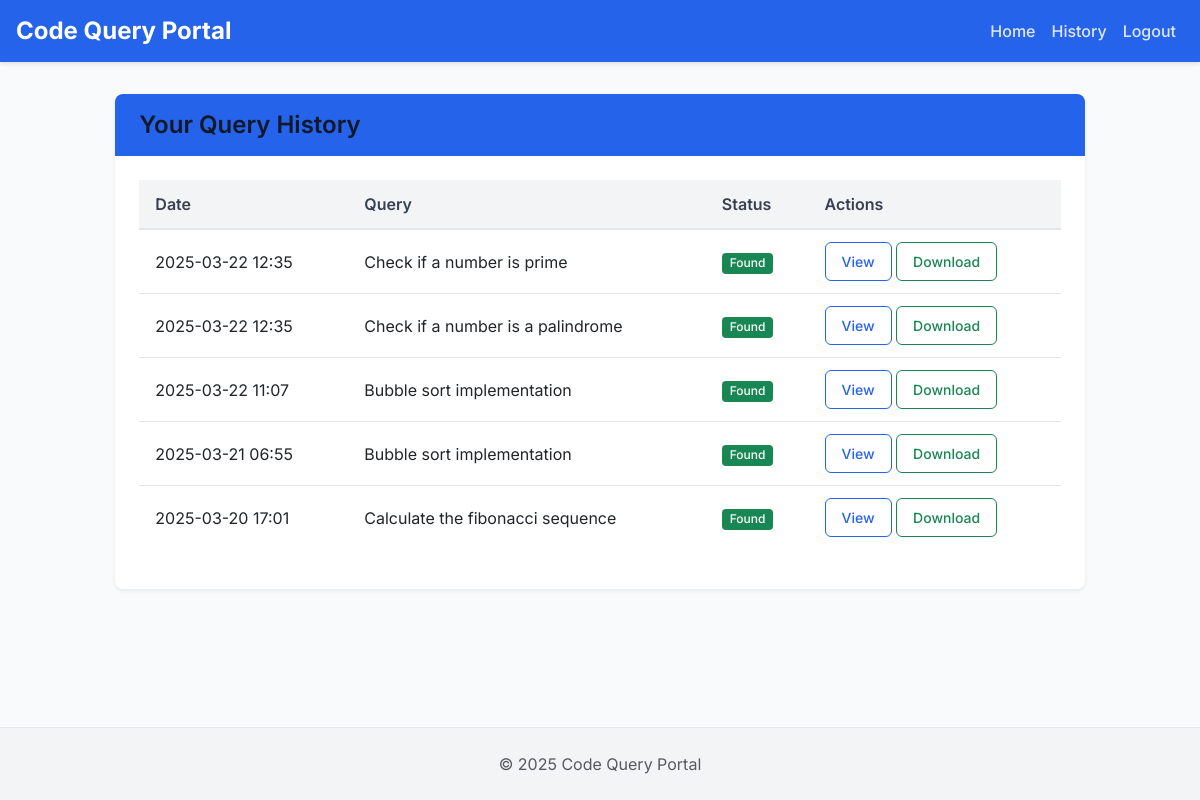
The page /history (signed in) on the database its author committed.
### app.py (models this page shows)
class Query(db.Model):
    id = db.Column(db.Integer, primary_key=True)
    user_id = db.Column(db.Integer, db.ForeignKey('user.id'), nullable=False)
    query_text = db.Column(db.Text, nullable=False)
    response = db.Column(db.Text, nullable=True)
    matched = db.Column(db.Boolean, default=False)
    timestamp = db.Column(db.DateTime, default=datetime.utcnow)

### app.py (the view)
@app.route('/history')
@login_required
def history():
    user_id = session['user_id']
    queries = Query.query.filter_by(user_id=user_id).order_by(Query.timestamp.desc()).all()
    return render_template('history.html', queries=queries)

### app.py (called while the page is built)
def login_required(f):
    @wraps(f)
    def decorated_function(*args, **kwargs):
        if 'user_id' not in session:
            return redirect(url_for('login'))
        return f(*args, **kwargs)
    return decorated_function

@app.context_processor
def inject_now():
    return {'now': datetime.now()}

### templates/history.html (shortened to what this page needs)
{% extends 'base.html' %}
{% block content %}
<div class="row justify-content-center">
    <div class="col-lg-10">
        <div class="card shadow-sm">
            <div class="card-header">
                <h4 class="mb-0">Your Query History</h4>
            </div>
            <div class="card-body">
                {% if queries %}
                <div class="table-responsive">
                    <table class="table table-hover">
                        <thead>
                            <tr>
                                <th>Date</th>
                                <th>Query</th>
                                <th>Status</th>
                                <th>Actions</th>
                            </tr>
                        </thead>
                        <tbody>
                            {% for query in queries %}
                            <tr>
                                <td>{{ query.timestamp.strftime('%Y-%m-%d %H:%M') }}</td>
                                <td>{{ query.query_text }}</td>
                                <td>
                                    {% if query.matched %}
                                    <span class="badge bg-success">Found</span>
                                    {% else %}
                                    <span class="badge bg-secondary">No Match</span>
                                    {% endif %}
                                </td>
                                <td>
                                    <button class="btn btn-sm btn-outline-primary view-response" data-bs-toggle="modal" data-bs-target="#responseModal" data-query="{{ query.query_text }}" data-response="{{ query.response }}">View</button>
                                    {% if query.matched %}
                                    <a href="{{ url_for('download_solution', query_id=query.id) }}" class="btn btn-sm btn-outline-success">Download</a>
                                    {% endif %}
                                </td>
                            </tr>
                            {% endfor %}
                        </tbody>
                    </table>
                </div>
                {% else %}
                <div class="alert alert-info">
                    <p class="mb-0">You haven't made any queries yet. Go to the <a href="{{ url_for('index') }}" class="alert-link">home page</a> to start querying!</p>
                </div>
                {% endif %}
            </div>
        </div>
    </div>
</div>
{% endblock %}

### templates/base.html (shortened to what this page needs)
<!DOCTYPE html>
<html lang="en">
<head>
    <link href="https://cdn.jsdelivr.net/npm/bootstrap@5.3.0-alpha1/dist/css/bootstrap.min.css" rel="stylesheet">
    <link rel="stylesheet" href="https://cdnjs.cloudflare.com/ajax/libs/highlight.js/11.7.0/styles/atom-one-dark.min.css">
    <link rel="stylesheet" href="{{ url_for('static', filename='css/style.css') }}">
</head>
<body>
    <nav class="navbar navbar-expand-lg navbar-dark">
        <div class="container">
            <a class="navbar-brand" href="{{ url_for('index') }}">Code Query Portal</a>
            <div class="collapse navbar-collapse" id="navbarNav">
                <ul class="navbar-nav ms-auto">
                    {% if 'user_id' in session %}
                    <li class="nav-item">
                        <a class="nav-link" href="{{ url_for('index') }}">Home</a>
                    </li>
                    <li class="nav-item">
                        <a class="nav-link" href="{{ url_for('history') }}">History</a>
                    </li>
                    <li class="nav-item">
                        <a class="nav-link" href="{{ url_for('logout') }}">Logout</a>
                    </li>
                    {% else %}
                    <li class="nav-item">
                        <a class="nav-link" href="{{ url_for('login') }}">Login</a>
                    </li>
                    {% endif %}
                </ul>
            </div>
        </div>
    </nav>
    <main class="main-content">
        <div class="container">
            {% block content %}{% endblock %}
        </div>
    </main>
    <footer class="footer text-center">
        <div class="container">
            <span class="text-muted">© {{ now.year }} Code Query Portal</span>
        </div>
    </footer>
</body>
</html>

### static/css/style.css (style rules this page uses)
:root { --primary: #2563eb; --primary-dark: #1d4ed8; --primary-light: #3b82f6; --secondary: #f97316; --secondary-dark: #ea580c; --gray-100: #f3f4f6; --gray-200: #e5e7eb; --gray-300: #d1d5db; --gray-400: #9ca3af; --gray-500: #6b7280; --gray-600: #4b5563; --gray-700: #374151; --gray-800: #1f2937; --gray-900: #111827; --success: #10b981; --danger: #ef4444; --warning: #f59e0b; --info: #3b82f6; }
body { font-family: 'Inter', -apple-system, BlinkMacSystemFont, 'Segoe UI', Roboto, Oxygen, Ubuntu, Cantarell, 'Open Sans', 'Helvetica Neue', sans-serif; background-color: #f9fafb; color: var(--gray-800); line-height: 1.5; min-height: 100vh; display: flex; flex-direction: column; }
h1, h2, h3, h4, h5, h6 { font-weight: 600; line-height: 1.25; margin-bottom: 0.5rem; color: var(--gray-900); }
.container { max-width: 1200px; width: 100%; padding: 0 1rem; margin: 0 auto; }
.main-content { flex: 1; padding: 2rem 0; }
.navbar { background-color: var(--primary); box-shadow: 0 2px 4px rgba(0, 0, 0, 0.1); }
.navbar-brand { font-size: 1.5rem; font-weight: 700; color: white !important; }
.nav-link { color: rgba(255, 255, 255, 0.85) !important; font-weight: 500; transition: color 0.2s; }
.card { border: none; border-radius: 0.5rem; box-shadow: 0 4px 6px -1px rgba(0, 0, 0, 0.1), 0 2px 4px -1px rgba(0, 0, 0, 0.06); overflow: hidden; transition: transform 0.2s, box-shadow 0.2s; }
.card-header { background-color: var(--primary); color: rgb(243, 238, 238); font-weight: 600; padding: 1rem 1.5rem; border-bottom: none; }
.card-body { padding: 1.5rem; }
.btn { font-weight: 500; padding: 0.5rem 1rem; border-radius: 0.375rem; transition: all 0.2s; }
.btn-outline-primary { color: var(--primary); border-color: var(--primary); }
.footer { background-color: var(--gray-100); padding: 1.5rem 0; margin-top: auto; border-top: 1px solid var(--gray-200); }
.table { border-collapse: separate; border-spacing: 0; width: 100%; }
.table th { background-color: var(--gray-100); color: var(--gray-700); font-weight: 600; text-align: left; padding: 0.75rem 1rem; border-bottom: 2px solid var(--gray-200); }
.table td { padding: 0.75rem 1rem; border-bottom: 1px solid var(--gray-200); vertical-align: middle; }
.table tr:last-child td { border-bottom: none; }
.badge { font-weight: 500; padding: 0.35em 0.65em; border-radius: 0.25rem; }

### rows shown on the page
Query: timestamp "2025-03-22 12:35", query_text "Check if a number is prime", matched "Found"
Query: timestamp "2025-03-22 12:35", query_text "Check if a number is a palindrome", matched "Found"
Query: timestamp "2025-03-22 11:07", query_text "Bubble sort implementation", matched "Found"
Query: timestamp "2025-03-21 06:55", query_text "Bubble sort implementation", matched "Found"
Query: timestamp "2025-03-20 17:01", query_text "Calculate the fibonacci sequence", matched "Found"
